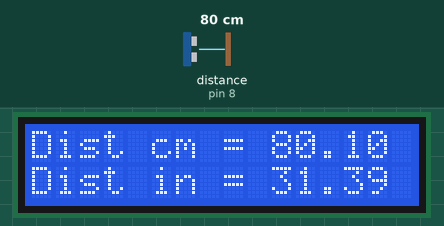
Recording of a sketch running on a simulated Arduino Uno, built with avr-gcc and run on an emulated ATmega328P. Shown: 16×2 character LCD. Wiring (inferred from the names in the program): ultrasonic range finder: trigger pin 9; echo pin 8. Inputs (shaded band) come from the test bench; at power-on: distance to the obstacle (sensor on pin 8) 80 cm. The echo pulse lasts 58.3 µs per cm; what the sketch prints to the serial monitor is not drawn.

Above: at 1.2 s.
1.3 s: distance to the obstacle (sensor on pin 8) set to 60 cm
At 2.4 s:
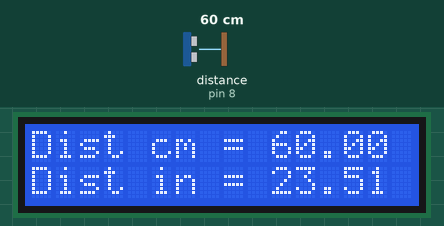
2.8 s: distance to the obstacle (sensor on pin 8) set to 35 cm
At 4.3 s:
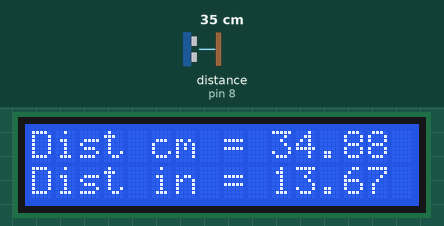
4.7 s: distance to the obstacle (sensor on pin 8) set to 120 cm
At 6.0 s:
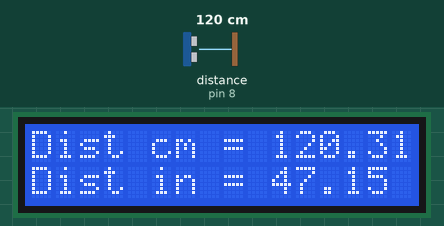
6.3 s: distance to the obstacle (sensor on pin 8) set to 2 cm
At 7.5 s:
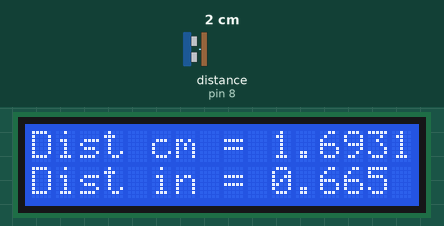
Timing chart, 0 to 9.3 s (numbered marks = the images above; inputs shaded):
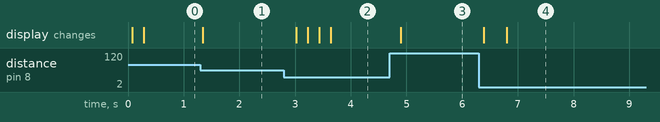

The sketch:

HCSR04.ino
```cpp
// Jonathan Chin
// 9/9/2017
// Uses HC-SR04 sonar to detect distance in inches and centimeters
// and display it on a 1602A QAPASS LED board. A potentiometer is
// used to control the LED brightness

#include <LiquidCrystal.h> // includes the LiquidCrystal Library

// Creates an LCD object. Parameters: (rs, enable, d4, d5, d6, d7)
LiquidCrystal lcd(12, 11, 4, 5, 6, 7);
const int trigPin = 9;
const int echoPin = 8;

void setup() {
    lcd.begin(16,2);
    pinMode(trigPin, OUTPUT); // Sets the trigPin as an Output
    pinMode(echoPin, INPUT); // Sets the echoPin as an Input
    Serial.begin(9600); // Starts the serial communication
}
void loop() {

    // Clears the trigPin
    digitalWrite(trigPin, LOW);
    delayMicroseconds(2);

    // Sets the trigPin on HIGH state for 10 micro seconds
    digitalWrite(trigPin, HIGH);
    delayMicroseconds(10);
    digitalWrite(trigPin, LOW);

    // Reads the echoPin, returns the sound wave travel time in microseconds
    long duration = pulseIn(echoPin, HIGH);

    // Calculating the distance
    double distanceCm = duration/58.0;
    double distanceInch = duration/148.0;

    // Prints the distance on the Serial Monitor
    Serial.print("Distance (cm): ");
    Serial.println(distanceCm);
    Serial.print("Distance (in): ");
    Serial.println(distanceInch);
    lcd.setCursor(0,0);
    lcd.print("Dist cm = ");
    lcd.print(distanceCm);
    lcd.setCursor(0,1);
    lcd.print("Dist in = ");
    lcd.print(distanceInch);
    delay(200);
}
```

Measured:
- after the input at 1.3 s, the display: changes at once (image 1)
- after the input at 2.8 s, the display: changes after 0.22 s (image 2)
- after the input at 4.7 s, the display: changes after 0.20 s (image 3)
- after the input at 6.3 s, the display: first changes after 0.09 s (image 4 shows a later state)
